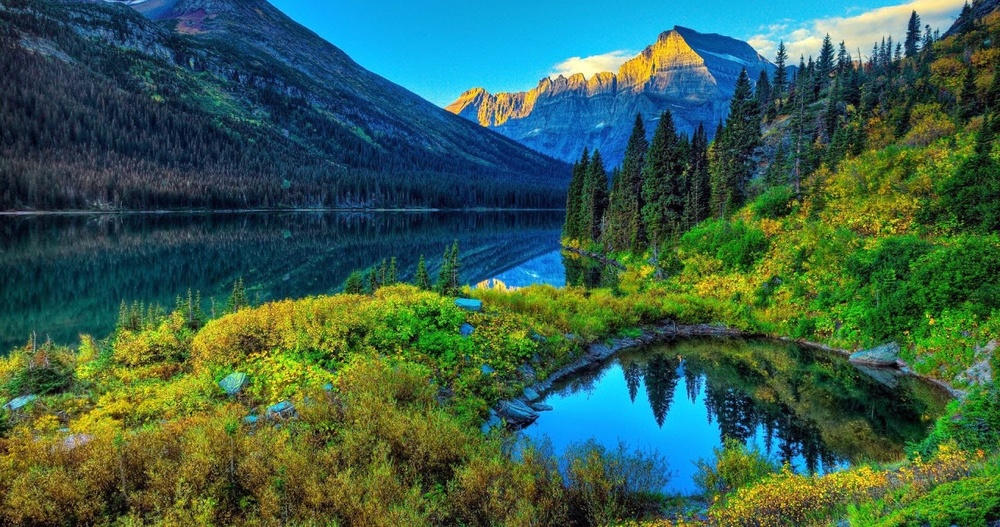
#> input picture imagens/mll.imagem.jpg, 1000 x 527 px, shrunk from 1600 x 843 before the run
$ python ex2_backup.py
#> lines starting #> are read from the running program, lines starting #| are printed output that depends on the picture
import cv2 as cv
import matplotlib.pyplot as plt

#filtro media:
img = cv.imread('./imagens/mll.imagem.jpg')
#> img is the input picture: shape (527, 1000, 3); mean B, G, R 78, 95.2, 57
img = cv.cvtColor(img,cv.COLOR_BGR2RGB)
mean_img = cv.blur(img,(9,9))
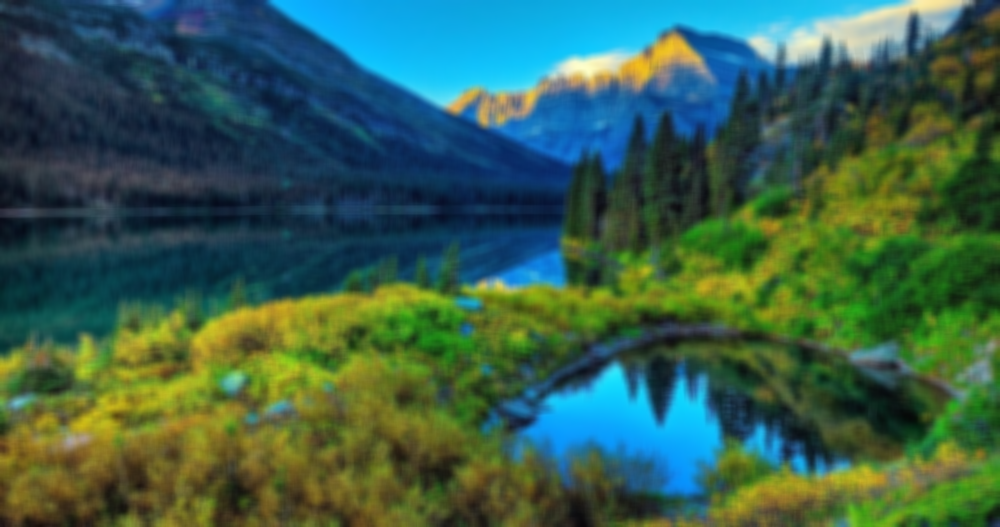
#> mean_img: shape (527, 1000, 3); mean R, G, B 57, 95.2, 78

plt.imshow(mean_img)
plt.show()

#filtro mediana:
img = cv.imread('./imagens/mll.imagem.jpg')

img_median = cv.medianBlur(img, 5)

plt.subplot(121), plt.imshow(cv.cvtColor(img, cv.COLOR_BGR2RGB))
plt.title('Imagem original')
plt.xticks([]), plt.yticks([])

plt.subplot(122), plt.imshow(cv.cvtColor(img_median, cv.COLOR_BGR2RGB))
plt.title('Imagem com filtro Mediana')
plt.xticks([]), plt.yticks([])

plt.show()
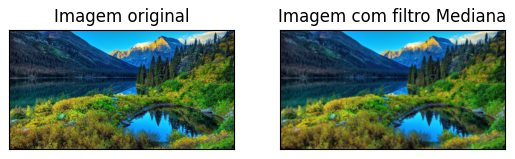
#> figure drawn by matplotlib, 2 panels


#filtro gaussiano
import cv2
from matplotlib import pyplot as plt

img = cv.imread('./imagens/mll.imagem.jpg')

img_gaussian = cv2.GaussianBlur(img, (9,9), 0)

plt.subplot(121), plt.imshow(cv2.cvtColor(img, cv2.COLOR_BGR2RGB))
plt.title('Imagem original')
plt.xticks([]), plt.yticks([])

plt.subplot(122), plt.imshow(cv2.cvtColor(img_gaussian, cv2.COLOR_BGR2RGB))
plt.title('Imagem com filtro Gaussiano')
plt.xticks([]), plt.yticks([])

plt.show()
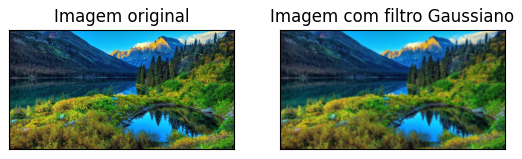
#> figure drawn by matplotlib, 2 panels

$ run again, with imagens/ml.imagem.jpg copied over imagens/mll.imagem.jpg
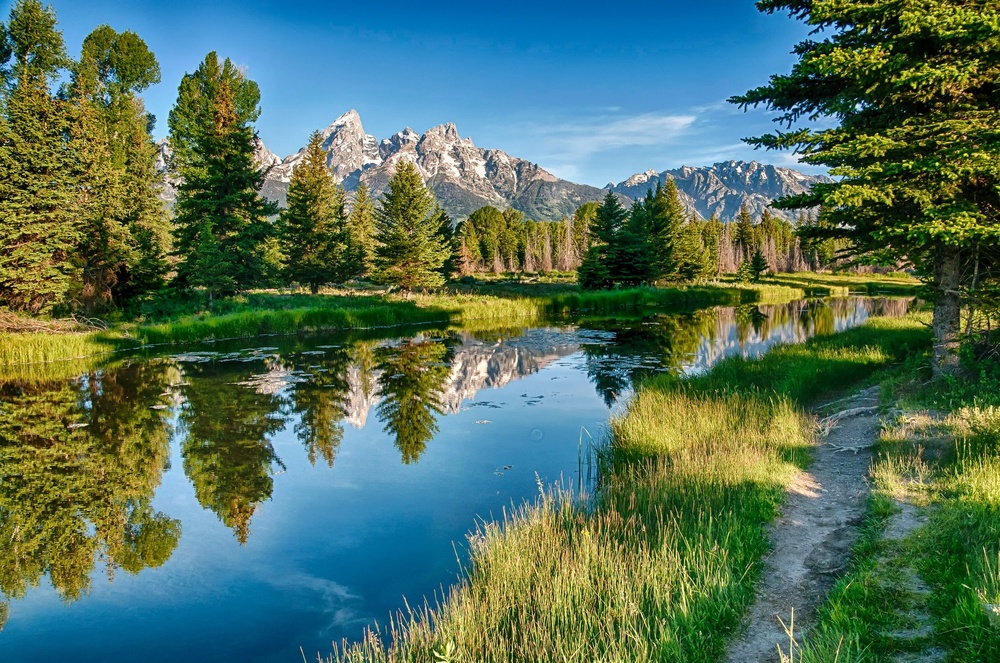
#> input picture imagens/ml.imagem.jpg, 1000 x 663 px, shrunk from 2048 x 1358 before the run
#> img is the input picture: shape (663, 1000, 3); mean B, G, R 91, 111.8, 82
#> `plt.show()`:
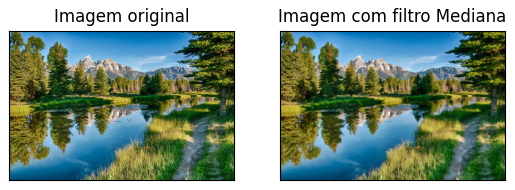
#> figure drawn by matplotlib, 2 panels
#> `plt.show()`:
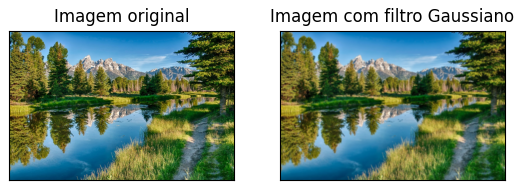
#> figure drawn by matplotlib, 2 panels
